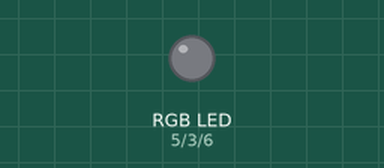
The sketch below on a simulated Arduino Uno, built with avr-gcc and run on an emulated ATmega328P. Parts: an RGB LED mixed from three pins (HIGH = lit).

Above: at 0.15 s.
Timing chart, 0 to 1.6 s (numbered marks = the images above):
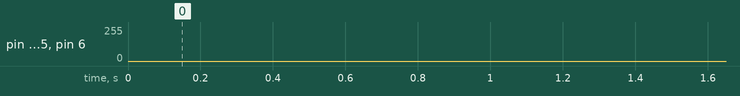

The sketch:

rainbow.ino
```cpp
/*UNCIA ROBOTICS | www.unciarobotics.com
  PROGRAM: ARDUINO RGB LED RAINBOW CODE USING PWM
  Glow RGB led with different patterns

  Connections:
  9     Red
  10    Green
  11    Blue
  GND   (-)
*/

// variables to hold the LED color
int Rvalue = 254, Gvalue = 1, Bvalue = 127;;
int Rdirection = -1, Gdirection = 1, Bdirection = -1;

// constants to name the pins
const int Red = 5, Green = 3, Blue = 6;
void setup() {
}

void loop() {
  //send PWM signal on LEDs
  analogWrite(Red, Rvalue);       // write analog signal
  analogWrite(Green, Gvalue);
  analogWrite(Blue, Bvalue);

  Rvalue = Rvalue + Rdirection;   //changing values of LEDs
  Gvalue = Gvalue + Gdirection;
  Bvalue = Bvalue + Bdirection;

  //now change direction for each color if it reaches 255
  if (Rvalue >= 255 || Rvalue <= 0)
  {
    Rdirection = Rdirection * -1;
  }
  if (Gvalue >= 255 || Gvalue <= 0)
  {
    Gdirection = Rdirection * -1;
  }
  if (Bvalue >= 255 || Bvalue <= 0)
  {
    Bdirection = Bdirection * -1;
  }
  delay(1);    //give some delay so you can see the change
}
```
